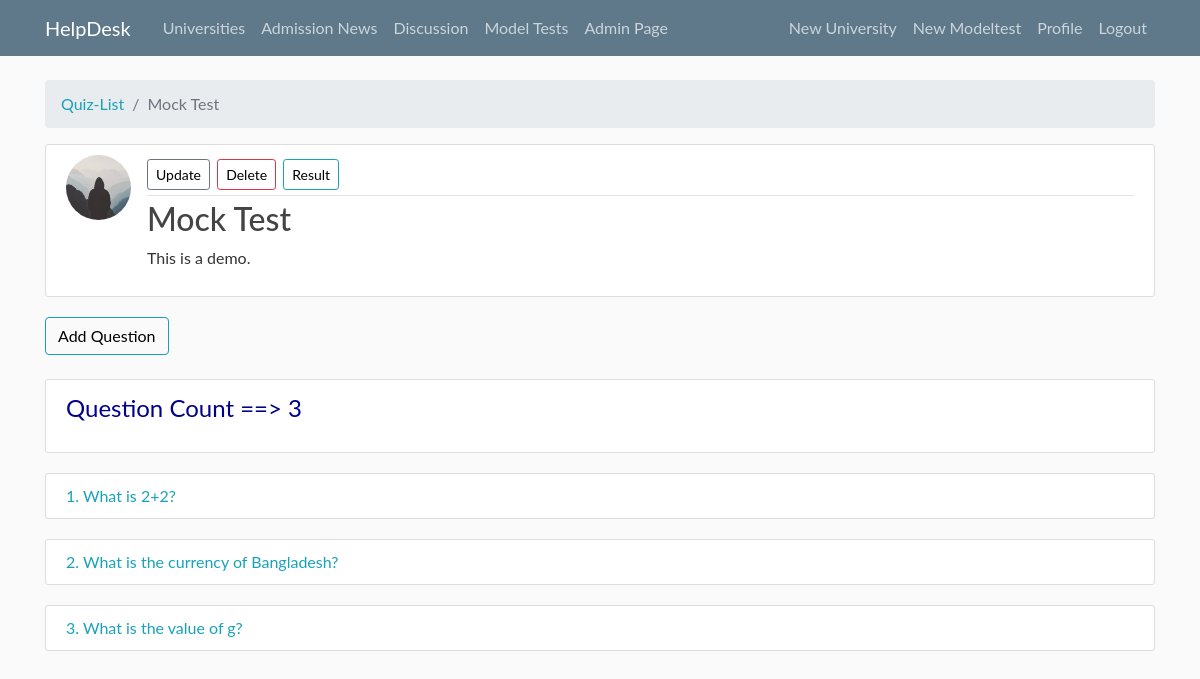
Page /modeltest/quiz/1/ (signed in) on the committed database.
### modeltest/models.py (models this page shows, shortened)
class Quiz(models.Model):
    user = models.ForeignKey(User, on_delete=models.CASCADE)
    title = models.CharField(max_length=1000)
    description = models.TextField(default="")
    date = models.DateField()
    start_time = models.TimeField()
    end_time = models.TimeField()

class Question(models.Model):
    quiz = models.ForeignKey(Quiz, on_delete=models.CASCADE)
    text = models.TextField(default="")

### users/models.py (models this page shows, shortened)
class Profile(models.Model):
    user = models.OneToOneField(User, on_delete=models.CASCADE)
    dateOfBirth = models.DateField(null=True, blank=True)
    address = models.TextField(blank=True, null=True)
    fullName = models.CharField(max_length=100, blank=True, null=True)
    sscRollNo = models.IntegerField(unique=True, blank=True, null=True)
    sscRegiNo = models.IntegerField(unique=True, blank=True, null=True)
    sscGPA = models.FloatField(unique=True, blank=True, null=True)
    hscRollNo = models.IntegerField(unique=True, blank=True, null=True)
    hscGPA = models.FloatField(unique=True, blank=True, null=True)
    image = models.ImageField(default='default.jpg', upload_to='profile_pics', null=True)
    is_staff = models.BooleanField(default=False)

### modeltest/views.py (the view)
# urls.py: path('quiz/<int:pk>/', QuizDetailView.as_view(), name="quiz-detail"),
class QuizDetailView(LoginRequiredMixin, DetailView):
    model = Quiz
    def get_context_data(self, **kwargs):
        context = super(QuizDetailView, self).get_context_data(**kwargs)
        quiz = Quiz.objects.filter(pk=self.kwargs.get('pk'))[0]
        context['questions'] = Question.objects.filter(quiz=quiz).order_by('-pk')
        return context

### modeltest/templates/modeltest/quiz_detail.html
{% extends "home/base.html" %}
{% block content %}
<nav aria-label="breadcrumb">
    <ol class="breadcrumb">
        <li class="breadcrumb-item"><a href="{% url 'quiz-list' %}">Quiz-List</a></li>
        <li class="breadcrumb-item active" aria-current="page">{{ object.title }}</li>
    </ol>
</nav>
<article class="media content-section">
    <img class="rounded-circle article-img" src="{{ object.user.profile.image.url }}">
    <div class="media-body">
        <div class="article-metadata">
            {% if object.user == user or user.is_staff or user.is_superuser %}
            <div>
                <a class="btn btn-secondary btn-sm mt-1 mb-1" href="{% url 'quiz-update' object.id %}">Update</a>
                <a class="btn btn-danger btn-sm mt-1 mb-1" href="{% url 'quiz-delete' object.id %}">Delete</a>
                <a class="btn btn-outline-info btn-sm mt-1 mb-1" href="{% url 'taken-quiz-list' object.id %}">Result</a>
            </div>
            {% endif %}
        </div>
        <h2 class="article-title">{{ object.title }}</h2>
        <p class="article-content">{{ object.description }}</p>
    </div>
</article>
<a class="btn btn-outline-info mb-4" href="{% url 'question-create' pk=object.pk %}">Add Question</a>
<article class="content-section">
    <div class="media-body">
        <p class="article-title" style="font-size: x-large; color: darkblue">Question Count ==> {{ object.question_set.count }}</p>
    </div>
</article>
{% for question in questions %}
<article class="media content-section">
    <div class="media-body">
        <a class="list-item list-item-link" href="{% url 'question-detail' question_pk=question.pk quiz_pk=question.quiz.pk %}">{{ forloop.counter }}. {{ question.text }}</a>
    </div>
</article>
{% endfor %}
{% endblock content %}

### home/templates/home/base.html (shortened to what this page needs)
{% load static %}
<!DOCTYPE html>
<html>
<head>
    <link rel="stylesheet" href="https://maxcdn.bootstrapcdn.com/bootstrap/4.0.0/css/bootstrap.min.css">
    <link rel="stylesheet" type="text/css" href="{% static 'home/main.css' %}">
</head>
<body>
    <header class="site-header">
        <nav class="navbar navbar-expand-md navbar-dark bg-steel fixed-top">
            <div class="container">
                <a class="navbar-brand mr-4" href="{% url 'home-home' %}">HelpDesk</a>
                <div class="collapse navbar-collapse" id="navbarToggle">
                    <div class="navbar-nav mr-auto">
                        <a class="nav-item nav-link" href="{% url 'university-list' %}">Universities</a>
                        <a class="nav-item nav-link" href="{% url 'admissionnews-list' %}">Admission News</a>
                    {% if user.is_staff or user.is_superuser %}
                        <a class="nav-item nav-link" href="{% url 'discussion-list' %}">Discussion</a>
                    {% endif %}
                        <a class="nav-item nav-link" href="{% url 'quiz-list' %}">Model Tests</a>
                        {% if user.is_superuser %}
                        <a class="nav-item nav-link" href="/admin">Admin Page</a>
                        {% endif %}
                    </div>
                    <div class="navbar-nav">
                        {% if user.is_superuser %}
                        <a class="nav-item nav-link" href="{% url 'university-create' %}">New University</a>
                        {% endif %}
                        {% if user.is_superuser or user.is_staff %}
                        <a class="nav-item nav-link" href="{% url 'quiz-create' %}">New Modeltest</a>
                        {% endif %}
                        {% if user.is_authenticated %}
                        <a class="nav-item nav-link" href="{% url 'profile' %}">Profile</a>
                        <a class="nav-item nav-link" href="{% url 'logout' %}">Logout</a>
                        {% else %}
                        <a class="nav-item nav-link" href="{% url 'login' %}">Login</a>
                        <a class="nav-item nav-link" href="{% url 'register' %}">Register</a>
                        {% endif %}
                    </div>
                </div>
            </div>
        </nav>
    </header>
    <main role="main" class="container">
        <div class="row">
            <div class="col-md-12">
                {% block content %}{% endblock %}
            </div>
        </div>
    </main>
</body>
</html>

### home/static/home/main.css (style rules this page uses)
body { background: #fafafa; color: #333333; margin-top: 5rem; }
h1, h2, h3, h4, h5, h6 { color: #444444; }
.bg-steel { background-color: #5f788a; }
.site-header .navbar-nav .nav-link { color: #cbd5db; }
.content-section { background: #ffffff; padding: 10px 20px; border: 1px solid #dddddd; border-radius: 3px; margin-bottom: 20px; }
.article-title { color: #444444; }
.article-content { white-space: pre-line; }
.article-img { height: 65px; width: 65px; margin-right: 16px; }
.article-metadata { padding-bottom: 1px; margin-bottom: 4px; border-bottom: 1px solid #e3e3e3 }
body { font-family: "ptsans", "Lato", "Helvetica Neue", Helvetica, Arial, sans-serif; }
.btn { outline: none; color: black; background-color: transparent; box-shadow: 0 0 0 0; margin-right: 3px; }
a { color: #17a2b8; }

### rows in the picture
Quiz: title "Mock Test", user.profile.image (placeholder picture), description "This is a demo.", question_set.count "3"
Question: text "What is 2+2?"
Question: text "What is the currency of Bangladesh?"
Question: text "What is the value of g?"
